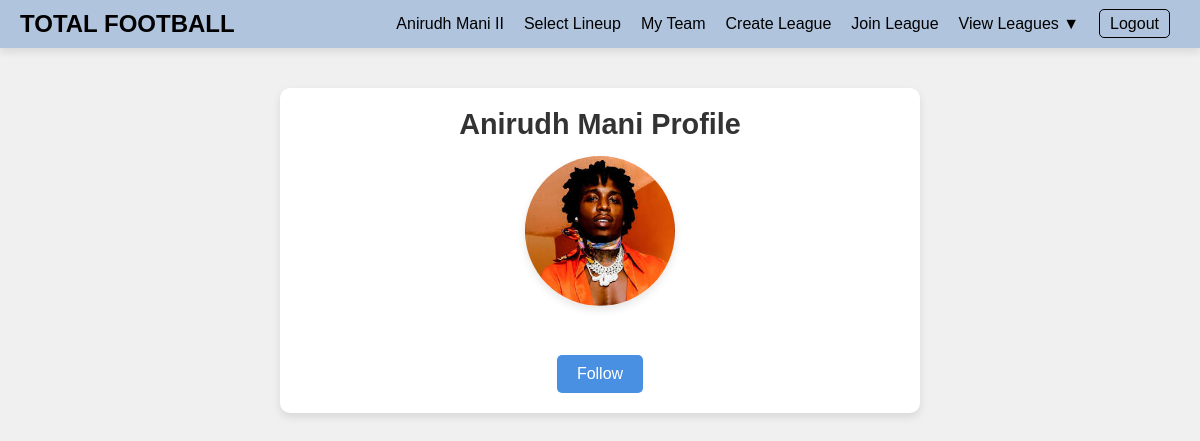
Page /profile/4 (signed in) on the committed database.
### totalfootball/models.py (models this page shows, shortened)
class User(AbstractUser):
    email = models.EmailField(unique=True)
    team_name = models.CharField(max_length=100, blank=True, null=True)
    profile_image = models.ImageField(upload_to='profile_images/', blank=True, null=True)
    leagues = models.ManyToManyField('League', related_name='members', blank=True)

### totalfootball/views.py (the view)
# urls.py: path('profile/<int:user_id>', profile_action, name="profile"),
def profile_action(request, user_id):
    user = get_object_or_404(User, id=user_id)
    context = {}
    context['other'] = user_id != request.user.id
    if not context['other']:
        print("User is viewing their own profile")
        if request.method == "GET":
            form = ProfileForm(initial={
                'team_name': request.user.team_name,
                'profile_image': request.user.profile_image
            })
            context['form'] = form
            return render(request, 'profile.html', context)
        form = ProfileForm(request.POST, request.FILES)
        if form.is_valid():
            request.user.team_name = form.cleaned_data['team_name']
            if 'profile_image' in request.FILES:
                request.user.profile_image = form.cleaned_data['profile_image']
            request.user.save()
            return redirect('profile', user_id=request.user.id)
        else:
            context['form'] = form
            return render(request, 'profile.html', context)
    else:
        context['form'] = None
        context['otherUser'] = user
    return render(request, "profile.html", context)

### totalfootball/templates/profile.html (shortened to what this page needs)
{% extends "base.html" %}
{% block head %}
        <link rel="stylesheet" href="../static/header.css">
        <link rel="stylesheet" href="../static/profile.css">
{% endblock %}
{% block content %}
        <div class="center-container">
            <div class="loginform">
                {% if other %}
                    <div id="id_page_name">{{ otherUser.first_name }} {{ otherUser.last_name}} Profile</div>
                    {% if not otherUser.profile.picture %}
                        <img id="id_user_picture" src="../static/Jacquees.jpeg" alt="Profile Picture">
                    {% else %}
                        <img id="id_user_picture" src="{% url 'photo' otherUser.id %}" alt="Profile Picture">
                    {% endif %}
                    {% if not following %}
                        <form method="POST" action="{% url 'follow_user' user_id=otherUser.id %}">
                            <button type="submit" id="id_follow">Follow</button>
                        </form>
                    {% else %}
                        <form method="POST" action="{% url 'unfollow_user' user_id=otherUser.id %}">
                            {% csrf_token %}
                            <button type="submit" id="id_unfollow">Unfollow</button>
                        </form>
                    {% endif %}
                {% endif %}
            </div>
        </div>
{% endblock %}

### totalfootball/templates/base.html (shortened to what this page needs)
<!DOCTYPE html>
<html lang="en">
<head>
    {% load static %}
    {% block head %}
    {% endblock %}
</head>
<body>
    <div class="header-box" id="id_header_div">
        <div class="centered" id="id_site_name">
            <a href="/homepage">TOTAL FOOTBALL</a>
        </div>
        <div class="bottom" id="id_nav_profile">
            <a href="{% url 'profile' user.id %}">{{ user.first_name }} {{ user.last_name }}</a>
        </div>
        <div class="bottom" id="id_nav_global_stream">
            <a href="/select-lineup">Select Lineup</a>
        </div>
        <div class="bottom" id="id_nav_follower_stream">
            <a href="/my-team">My Team</a>
        </div>
        <div class="bottom" id="id_nav_follower_stream">
            <a href="/create-league">Create League</a>
        </div>
        <div class="bottom" id="id_nav_follower_stream">
            <a href="/join-league">Join League</a>
        </div>
        <div class="bottom dropdown" id="id_nav_view_leagues">
            <span>View Leagues ▼</span>
        </div>
        <div class="bottom" id="id_nav_logout">
            <a href="/logout">Logout</a>
        </div>
    </div>
    {% block content %}
    {% endblock %}
</body>
</html>

### totalfootball/static/header.css (style rules this page uses)
body { margin: 0; font-family: Arial, sans-serif; background-color: #f0f0f0; }
.header-box { display: flex; align-items: center; justify-content: space-between; background-color: #b0c4de; padding: 10px 20px; box-shadow: 0 4px 8px rgba(0, 0, 0, 0.1); }
#id_site_name a { font-size: 1.5rem; font-weight: bold; color: #000; text-decoration: none; }
#id_site_name { flex: 1; }
.bottom { margin: 0 10px; }
.bottom a { color: #000; text-decoration: none; font-size: 1rem; }
#id_nav_logout a { padding: 5px 10px; border: 1px solid #000; border-radius: 5px; }
.dropdown { position: relative; display: inline-block; }

### totalfootball/static/profile.css (style rules this page uses)
.center-container { display: flex; justify-content: center; align-items: center; padding: 20px; box-sizing: border-box; }
.loginform { background-color: #ffffff; width: 80%; max-width: 600px; padding: 20px; margin-top: 20px; border-radius: 10px; box-shadow: 0 4px 8px rgba(0, 0, 0, 0.1); text-align: center; }
#id_page_name { font-size: 1.8rem; font-weight: bold; color: #333; margin-bottom: 15px; }
#id_user_picture { width: 150px; height: 150px; border-radius: 50%; object-fit: cover; margin-bottom: 15px; box-shadow: 0 4px 8px rgba(0, 0, 0, 0.1); }
button { font-size: 1rem; color: #fff; background-color: #4a90e2; border: none; border-radius: 5px; padding: 10px 20px; cursor: pointer; margin-top: 10px; transition: background-color 0.3s ease; }

### rows in the picture
User: first_name "Anirudh", last_name "Mani II"
User: first_name "Anirudh", last_name "Mani"
